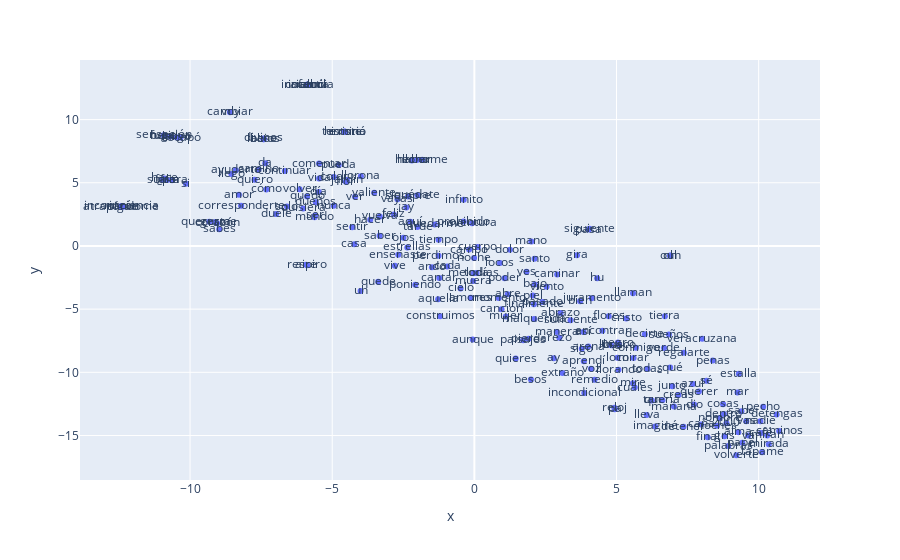

Notebook source saved alongside this figure:
### Code cell
# Graficar los embedddings en 2D

vecs, labels = reduce_dimensions(w2v_model)

MAX_WORDS=labels.shape[0]
fig = px.scatter(x=vecs[:MAX_WORDS,0], y=vecs[:MAX_WORDS,1], text=labels[:MAX_WORDS])
fig.show()#renderer="colab") # esto para plotly en colab

### Figure 1 — Plotly figure (JSON) as saved in the notebook; plotly's stock layout.template omitted (floating-point values rounded to 4 significant figures; data arrays with more than 128 entries replaced by an {"elided": "..."} marker saying what was removed)
{"data": [{"hovertemplate": "x=%{x}<br>y=%{y}<br>text=%{text}<extra></extra>", "legendgroup": "", "marker": {"color": "#636efa", "symbol": "circle"}, "mode": "markers+text", "name": "", "orientation": "v", "showlegend": false, "text": {"elided": "206 str values"}, "type": "scatter", "x": {"elided": "206 float values"}, "xaxis": "x", "y": {"elided": "206 float values"}, "yaxis": "y"}], "layout": {"legend": {"tracegroupgap": 0}, "margin": {"t": 60}, "xaxis": {"anchor": "y", "domain": [0, 1], "title": {"text": "x"}}, "yaxis": {"anchor": "x", "domain": [0, 1], "title": {"text": "y"}}}}
